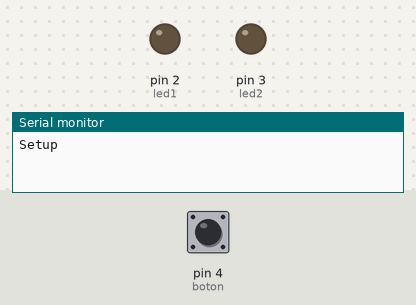
A sketch run on a simulated Arduino Uno, built with avr-gcc and run on an emulated ATmega328P. Parts: output pins drawn as LEDs (lit = HIGH), the last lines printed to the serial monitor. The inputs (shaded band) are chosen by the test bench; at power-on: pin 4 (boton) LOW.

Above: at 1.2 s.
1.3 s: pin 4 (boton) pulled HIGH for 0.15 s
At 1.7 s:
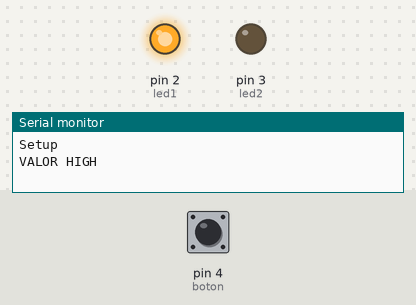
2.9 s: pin 4 (boton) pulled HIGH for 1 s
At 4.1 s:
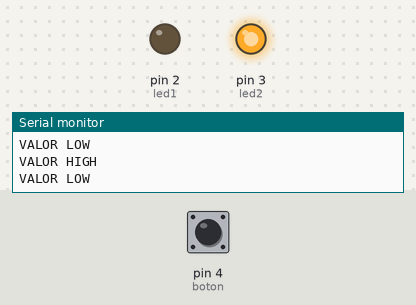
5.4 s: pin 4 (boton) pulled HIGH for 3.2 s
At 6.0 s:
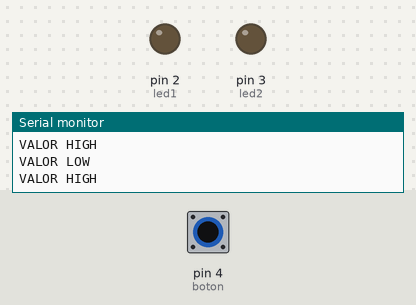
Timing chart, 0 to 8.4 s (numbered marks = the images above; inputs shaded):
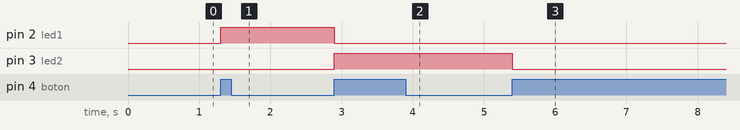

Measured:
- after the input at 1.3 s, pin 2 (led1): LOW → HIGH at once
- after the input at 2.9 s, pin 2 (led1): HIGH → LOW at once; pin 3 (led2): LOW → HIGH at once
- after the input at 5.4 s, pin 3 (led2): HIGH → LOW at once

The sketch:

sketch_sep19a.ino
```cpp
// Pins
int led1 = 2;
int led2 = 3;
int boton = 4;
int estadoBoton = 0;
// 0: todo apagado
// 1: led1 encendido
// 2: led2 encendido
int usuarioPulsa = 0;

void setup() {
 Serial.begin(9600); // Iniciar el Serial
 Serial.println("Setup");

 // Inicializamos los pins digitales como salida
 // Queremos que alimenten electrimanete los leds
 pinMode(led1, OUTPUT);
 pinMode(led2, OUTPUT);
 // Queremos leer la entrada
 pinMode(boton, INPUT);
}
// the loop function runs over and over again forever
void loop() {
 int lectura = digitalRead(boton);

 if( lectura == HIGH && usuarioPulsa == 0){
   Serial.println("VALOR HIGH");
    usuarioPulsa = 1;
   if( estadoBoton == 2){
   estadoBoton = 0;
   } else {
   estadoBoton++;
   }

   switch(estadoBoton){
     case 0:
     digitalWrite(led1, LOW);
     digitalWrite(led2, LOW);
     break;
     case 1:
     digitalWrite(led1, HIGH);
     digitalWrite(led2, LOW);
     break;
     case 2:
     digitalWrite(led1, LOW);
     digitalWrite(led2, HIGH);
     break;
   }
  delay(1000);
 } else if ( lectura == LOW && usuarioPulsa == 1){
   Serial.println("VALOR LOW");
   usuarioPulsa = 0;
 }

}
```
